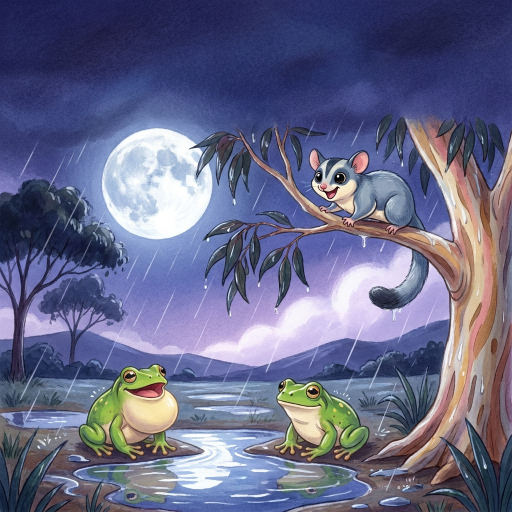
#> input picture Author 3/book3/rejects/p26_test1_draft.png, 1024 x 1024 px, given in place of p01.png, which was not available (shown at 1/2 size)
$ python kindle_build.py
#> lines starting #> are read from the running program, lines starting #| are printed output that depends on the picture
### Author 3/book3/typeset.py
# -*- coding: utf-8 -*-
# Author 3 Book 3 - Who Shook My Tree? Typeset (copied from book2\typeset.py, rule 15) the 32 interior pages onto the page art.
# KDP: 8.5 x 8.5 in trim, bleed -> page 8.625 x 8.75 in at 300 DPI = 2588 x 2625 px.
# Odd pages are right-hand pages: gutter on the left, bleed on the right. Even pages: mirror.
# Text is laid out in trim-box fractions and must stay 0.5 in (150 px) inside the trim on all sides.
# Markup in paragraphs: "!!" prefix = big shout line (Chewy); *word* = italic; ALLCAPS words = Chewy.
# Usage: py typeset.py            -> typeset\pXX.png (all pages)
#        py typeset.py p04 p22    -> only these pages

import os, re, sys
from PIL import Image, ImageDraw, ImageFilter, ImageFont

HERE = os.path.dirname(os.path.abspath(__file__))
PAGES_DIR = os.path.join(HERE, "pages")
OUT = os.path.join(HERE, "typeset")
FONTS = os.path.join(HERE, "fonts")

DPI = 300
TRIM = 2550                      # 8.5 in
BLEED = 38                       # 0.125 in (37.5 px, rounded up)
PAGE_W, PAGE_H = TRIM + BLEED, TRIM + 2 * BLEED   # 2588 x 2626 -> trimmed to 2625 below
PAGE_H = 2625
SAFE = 150                       # 0.5 in inside the trim

BODY_PX = 80                     # uniform body size on every story page (about 19 pt)
SHOUT_SCALE, INLINE_SCALE = 2.0, 1.22
DARK, LIGHT = (34, 36, 66), (255, 249, 236)
PANEL = (253, 248, 236)

# [5 lines left out: function font, not called in this run]

def body(px=BODY_PX):   return font("Nunito[wght].ttf", px, "Bold")
def italic(px=BODY_PX): return font("Nunito-Italic[wght].ttf", px, "Bold Italic")
def chewy(px):          return ImageFont.truetype(os.path.join(FONTS, "Chewy-Regular.ttf"), px)

def smart(s):
    s = re.sub(r'(^|[\s(])"', "\\1\u201c", s)
    s = s.replace('"', "\u201d")
    return s.replace("'", "\u2019")

# ---------------------------------------------------------------- page specs
# block: x, y, w in trim fractions; align "l"/"c"; panel = soft cream box behind the text
def B(x, y, w, paras, align="l", panel=False, color=None, px=BODY_PX):
    return dict(x=x, y=y, w=w, paras=paras, align=align, panel=panel, color=color, px=px)

# vignette pages: art whitened to pure white, then scaled and placed (cx, cy = centre in trim fractions)
SPEC = {
    "p03": dict(blocks=[B(0.06, 0.30, 0.40, [
        "Way up high in the hills, there is a gum tree.",
        "It is summer in the hills. The night is hot, and the air is sticky and still."])]),
    "p04": dict(blocks=[B(0.10, 0.07, 0.80, [
        "Banjo is a sugar glider. He sleeps all day and plays all night.",
        "Tonight, Banjo has a plan: his BIGGEST glide ever, right across the gully."], align="c")]),
    "p05": dict(vig=(1.0, 0.5, 0.5), blocks=[B(0.10, 0.10, 0.80, [
        "He fluffs his fur.", "He wiggles his toes.", 'He counts. "One. Two. Thr..."'], align="c")]),
    "p06": dict(blocks=[B(0.06, 0.10, 0.44, ["!!BOOM!"], align="c", px=150)]),
    "p07": dict(blocks=[B(0.40, 0.12, 0.54, [
        "The whole tree SHAKES.", "A big white light FLASHES across the bush.",
        "And then everything goes drip. Drip. DRIP."], align="c", panel=True)]),
    "p08": dict(blocks=[B(0.10, 0.06, 0.80, [
        "Banjo scrambles up to Olive.",
        '"Olive! OLIVE! Did you feel that?"',
        'Olive is hugging the trunk, eyes shut. "Mmm. It\'s a storm, Banjo."'], align="c", panel=True)]),
    "p09": dict(vig=(0.52, 0.5, 0.53), blocks=[
        B(0.08, 0.06, 0.84, ['"Storms don\'t SHAKE trees," says Banjo. "SOMEBODY shook my tree. '
                             'And I\'m going to find out who."'], align="c"),
        B(0.08, 0.82, 0.84, ['"Mmm," says Olive, and hugs her tree a little tighter.'], align="c")]),
    "p10": dict(blocks=[B(0.08, 0.06, 0.84, [
        "Down at the bottom of the tree, something RUMBLES.",
        "It's Wombat!",
        '"Wombat! Did you shake my tree?"'], align="c", panel=True)]),
    "p11": dict(blocks=[B(0.10, 0.05, 0.80, [
        "!!RUMBLE,", "goes Wombat's tummy.",
        '"I missed my dinner," says Wombat. "My tummy goes RUMBLE. It doesn\'t go BOOM."',
        '"Sorry, Wombat."'], align="c", panel=True)]),
    "p12": dict(blocks=[B(0.08, 0.06, 0.84, [
        "!!FLASH!", "For a moment, the whole bush turns white.",
        "Up on a branch, Cockatoo spreads her big white wings.",
        '"AH-HA! YOU did the FLASH!"'], align="c", panel=True)]),
    "p13": dict(vig=(0.62, 0.5, None), blocks=[B(0.08, 0.06, 0.84, [
        "!!SQUAWK!", '"I was STRETCHING," says Cockatoo.',
        "She folds her wings. And the sky goes FLASH all by itself.",
        '"Sorry, Cockatoo."'], align="c")]),
    "p14": dict(blocks=[B(0.08, 0.06, 0.84, [
        "THUMP. THUMP. THUMP. Somebody is banging on the bark.",
        '"Possum! Stop thumping my tree!"'], align="c", panel=True)]),
    "p15": dict(vig=(0.66, 0.5, None), blocks=[B(0.08, 0.06, 0.84, [
        '"I\'m not thumping," says Possum, from deep in a hollow. "I\'m SHAKING. That BOOM is scary!"',
        "Knock, knock, knock, go his knees.",
        '"Sorry, Possum."'], align="c")]),
    "p16": dict(blocks=[B(0.08, 0.06, 0.84, [
        "Then the rain comes. Big, fat, splashy drops.",
        "Banjo's fur is wet. His tail is wet. Even his EARS are wet."], align="c", panel=True)]),
    "p17": dict(blocks=[B(0.06, 0.07, 0.44, [
        '"This is serious," says Banjo. "Somebody shook my tree AND made it RAIN on me."'],
        panel=True)]),
    "p18": dict(blocks=[B(0.08, 0.06, 0.84, [
        "Then, from a low branch, comes a voice.",
        "!!BOOM!",
        "It's a bird with a long, swirly tail.",
        '"BOOM! BOOM!" "GOTCHA!" shouts Banjo.'], align="c")]),
    "p19": dict(vig=(0.62, 0.5, None), blocks=[B(0.08, 0.05, 0.84, [
        '"I\'m Lyrebird," he says. "I copy sounds."',
        '"SQUAWK!" Just like Cockatoo. "RUMBLE!" Just like Wombat\'s tummy.',
        '"And I copied BOOM from the SKY."',
        "BOOM, goes the sky. Lyrebird's beak is shut."], align="c")]),
    "p20": dict(blocks=[B(0.07, 0.10, 0.46, [
        "Everybody is hiding. The bush is dark and wet and LOUD."], panel=True)]),
    "p21": dict(blocks=[B(0.50, 0.07, 0.44, [
        '"Somebody is shaking my tree," whispers Banjo. "And I can\'t find out who. '
        'And I\'m a little bit SCARED."'], panel=True)]),
    "p22": dict(blocks=[B(0.06, 0.05, 0.88, [
        "This time, Olive opens BOTH eyes. She climbs down and wraps Banjo in a big, fluffy hug.",
        '"Nobody shook your tree," she says. "It\'s a thunderstorm. The flash is lightning. '
        'The BOOM is thunder. And the wind shakes every tree."'], panel=True)]),
    "p23": dict(vig=(0.56, 0.5, None), blocks=[B(0.07, 0.05, 0.86, [
        '"Here\'s a trick," says Olive. "When you see a flash, count until the BOOM."',
        'FLASH! "One gum tree, two gum tree..." BOOM!',
        'FLASH! "One gum tree, two gum tree, three, four, five..." boom.',
        '"Bigger numbers mean the storm is going away."'], align="c")]),
    "p24": dict(blocks=[B(0.10, 0.06, 0.80, [
        "Banjo says sorry to Wombat, Cockatoo, Possum and Lyrebird.",
        "Then everybody squeezes into Wombat's burrow, safe and dry."], align="c", panel=True)]),
    "p25": dict(vig=(0.64, 0.5, None), feather=0.14, blocks=[B(0.10, 0.06, 0.80, [
        "Wombat counts on his toes.", "Cockatoo counts on her feathers.",
        "Possum counts with his eyes shut tight.",
        "And Lyrebird counts in Olive's voice."], align="c")]),
    "p26": dict(blocks=[B(0.06, 0.06, 0.88, [
        "Slowly, the storm rumbles away over the hills. The moon comes out. In every puddle, frogs "
        "begin to sing.",
        'Banjo climbs to the top of his tree. "One. Two. THREE!"'], align="c", panel=True)]),
    "p27": dict(blocks=[B(0.08, 0.05, 0.84, [
        "It's the BIGGEST, swooshiest, sparkliest glide EVER, right across the gully!",
        "!!WHEEE!"], align="c", panel=True)]),
    "p28": dict(blocks=[B(0.06, 0.06, 0.88, [
        "At sunrise, Banjo heads home to bed.",
        '"Good night, trunk. Good night, branches. Good night, my big, beautiful, SHAKY tree."'],
        align="c", panel=True)]),
    "p29": dict(vig=(0.62, 0.5, None), blocks=[B(0.08, 0.05, 0.84, [
        "RRRUMBLE! The whole tree SHAKES.",
        '"Not AGAIN!" cries Banjo.',
        "But it isn't a storm. It's Olive, snoring.",
        '"RRRUMBLE," says Lyrebird. And he giggles.'], align="c")]),
}

# ---------------------------------------------------------------- rich text layout
# [202 lines left out: functions tokens, layout, region_luma, draw_block, whiten, feather_paste and 3 more, not called in this run]

FACTS = [
    ("Lightning", "is a giant spark of electricity in a storm cloud. It heats the air so fast that "
     "the air bursts with a BOOM. That BOOM is thunder."),
    ("Flash, then boom.", "Light travels much faster than sound, so you see lightning before you "
     "hear thunder. Count the seconds in between: every 5 seconds means the storm is about 1 mile away."),
    ("When thunder roars, go indoors.", "The safest place to watch a storm is from inside."),
    ("Superb lyrebirds", "copy the songs and calls of more than 20 kinds of birds, so well that it's "
     "hard to tell them apart. At night they sleep up in the trees."),
    ("Green tree frogs", "call loudly after rain: \u201ccrawk, crawk, crawk.\u201d"),
    ("The smell of rain", "has a name: petrichor. Two Australian scientists named it in 1964."),
    ("Koalas", "hug tree trunks on hot days, because the trunk is cooler than the air."),
    ("Wombats", "dig long burrows under the ground, where they stay safe and dry."),
    ("Sugar gliders", "sleep in tree hollows lined with leaves, often curled up together in a group."),
]
CREAM = (250, 244, 228)

# [99 lines left out: functions spot, facts_pages, about_page, build, main, not called in this run]

# [2 lines that do not run on import are left out]

### Author 3/book3/kindle_build.py
# -*- coding: utf-8 -*-
# Author 3 Book 3 - Who Shook My Tree? Kindle fixed-layout edition (copied from book2, rule 15).
# Input: typeset\p01..p32.png (run `py typeset.py` first), 2588 x 2625 px with bleed.
# Crops each page to the 2550 x 2550 trim box (odd pages x 0..2550, even pages x 38..2588; y 38..2588),
# then writes to KDP_FINAL_UPLOAD\04_KINDLE\:
#   pages\who-shook-0001..0032.jpg   -> import into Kindle Create (Comics, Left-to-Right, Facing Pages on)
#   04_KINDLE_COVER.jpg               -> the ebook cover upload (front cover, trim only)
#   Who_Shook_My_Tree_FIXED_LAYOUT.epub -> fallback: direct upload to KDP as a fixed-layout EPUB
# Page size is a delivery-fee trade-off: KDP charges US$0.15/MB on 70% royalty sales, so pages are
# 1600 px at JPEG quality 80 (about 10 MB for 32 pages). Raise PAGE_PX/QUALITY only with the fee in mind.
# Usage: py kindle_build.py

import io, os, re, uuid, zipfile
from datetime import date
from PIL import Image

import typeset

HERE = os.path.dirname(os.path.abspath(__file__))
TYPESET = os.path.join(HERE, "typeset")
OUT = os.path.join(HERE, "KDP_FINAL_UPLOAD", "04_KINDLE")
PAGES_OUT = os.path.join(OUT, "pages")

TITLE = "Who Shook My Tree?"
AUTHOR = "Hattie Moss"
PUBLISHER = "Saltbush Story House"
TRIM, BLEED = 2550, 38
PAGE_PX, QUALITY = 1600, 80
COVER_QUALITY = 90

ALT = {
    "p01": "Title page: Who Shook My Tree? by Hattie Moss. Banjo the sugar glider peeks out of his hollow in a gum tree, fur on end, a raindrop on his nose.",
    "p02": "For everyone who has ever hidden under the covers when the thunder booms. Copyright 2026 Hattie Moss. Published by Saltbush Story House.",
    "p30": "True Facts from the Bush, part one: lightning and thunder, counting from the flash to the boom, storm safety, superb lyrebirds and green tree frogs.",
    "p31": "True Facts from the Bush, part two: the smell of rain, koalas, wombats and sugar gliders.",
    "p32": "About the author, with Banjo curled up asleep in his hollow and a little green tree frog on the rim.",
}

def crop_trim(n):
#> called with n = 1
    im = Image.open(os.path.join(TYPESET, f"p{n:02d}.png")).convert("RGB")
#> im is the input picture: PIL image 1024x1024 RGB; mean R, G, B 103, 104.9, 136.2
    x0 = 0 if n % 2 else BLEED            # odd pages: bleed on the right; even pages: bleed on the left
    return im.crop((x0, BLEED, x0 + TRIM, BLEED + TRIM))
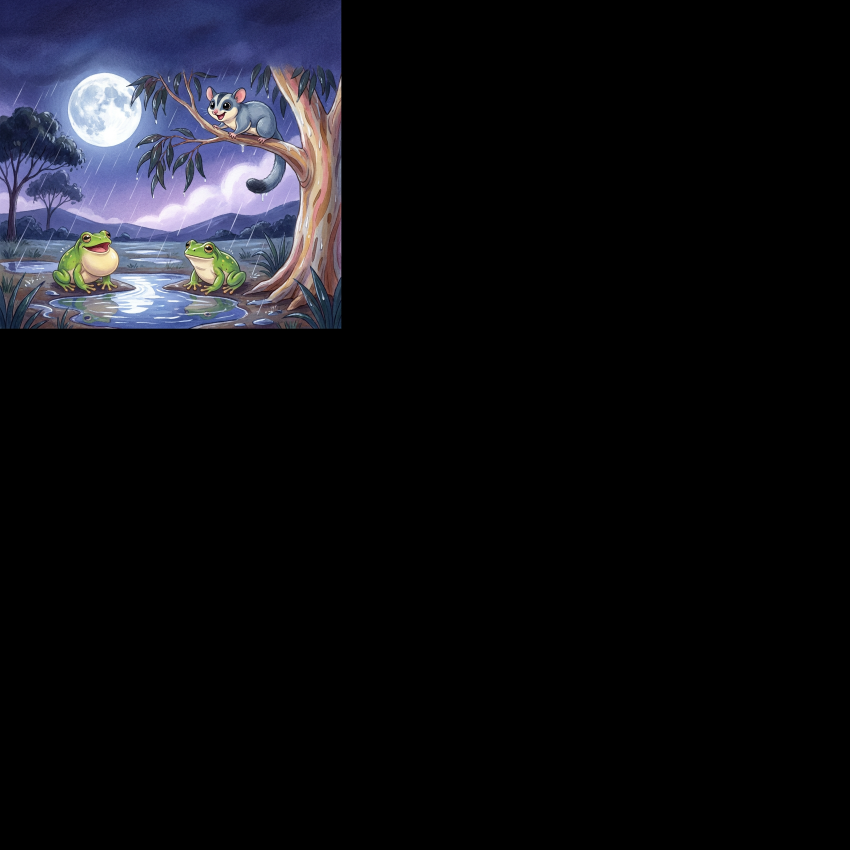
#> returned value: PIL image 2550x2550 RGB (shown at 1/3 size); mean R, G, B 16.4, 16.7, 21.4

def alt_text(pid):
    if pid in ALT:
        return ALT[pid]
    paras = [p for blk in typeset.SPEC[pid]["blocks"] for p in blk["paras"]]
    text = " ".join(typeset.smart(p[2:] if p.startswith("!!") else p).replace("*", "") for p in paras)
    return re.sub(r"\s+", " ", text).strip()

def esc(s):
    return s.replace("&", "&amp;").replace("<", "&lt;").replace(">", "&gt;").replace('"', "&quot;")

# [4 lines left out: function front_cover, not called in this run]

def jpeg_bytes(im, q):
    b = io.BytesIO()
    im.save(b, "JPEG", quality=q, optimize=True, dpi=(300, 300))
    return b.getvalue()

# [95 lines left out: functions page_xhtml, build_epub, not called in this run]

def main():
    os.makedirs(PAGES_OUT, exist_ok=True)
    pages = []
    for n in range(1, 33):
        im = crop_trim(n).resize((PAGE_PX, PAGE_PX), Image.LANCZOS)
#> im: PIL image 1600x1600 RGB
        jpg = jpeg_bytes(im, QUALITY)
        with open(os.path.join(PAGES_OUT, f"who-shook-{n:04d}.jpg"), "wb") as f:
            f.write(jpg)
        pages.append((n, alt_text(f"p{n:02d}"), jpg))
#> pass 2 of the loop in main, `for n in range(1, 33):`:
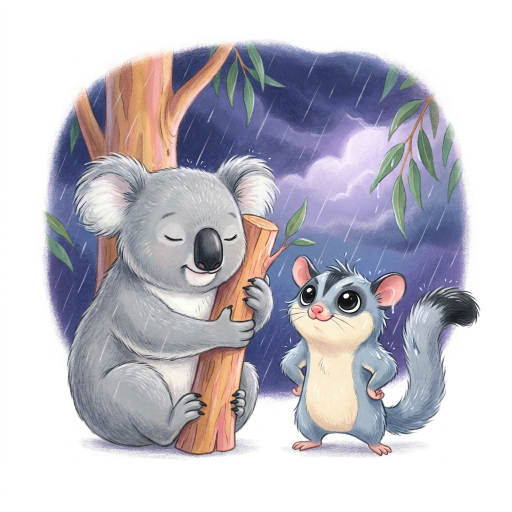
#> input picture Author 3/book3/drafts/p09.png, 1024 x 1024 px, given in place of p02.png, which was not available (shown at 1/2 size)
#> in crop_trim, im is the input picture: PIL image 1024x1024 RGB; mean R, G, B 193.6, 191, 199.4
#> in crop_trim (call 2), `return im.crop((x0, BLEED, x0 + TRIM, BLEED + TRIM))`:
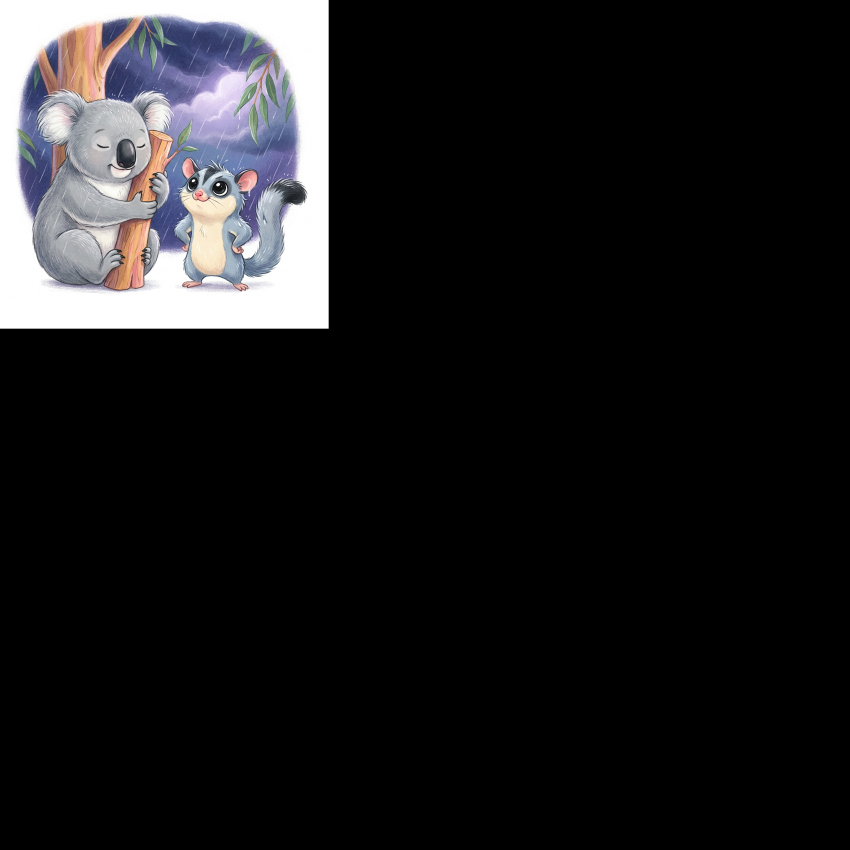
#> returned value: PIL image 2550x2550 RGB (shown at 1/3 size); mean R, G, B 28.2, 27.8, 29.2
#> im: PIL image 1600x1600 RGB
    cover_jpg = jpeg_bytes(front_cover(), COVER_QUALITY)
    with open(os.path.join(OUT, "04_KINDLE_COVER.jpg"), "wb") as f:
        f.write(cover_jpg)
    epub = os.path.join(OUT, "Who_Shook_My_Tree_FIXED_LAYOUT.epub")
    build_epub(pages, jpeg_bytes(front_cover().resize((PAGE_PX, PAGE_PX), Image.LANCZOS), QUALITY), epub)

    page_mb = sum(len(j) for _, _, j in pages) / 1048576
    print(f"pages: 32 x {PAGE_PX}px q{QUALITY} = {page_mb:.1f} MB "
          f"(largest {max(len(j) for _, _, j in pages) / 1048576:.2f} MB)")
    print(f"cover: {TRIM}x{TRIM} = {len(cover_jpg) / 1048576:.1f} MB")
    print(f"epub:  {os.path.getsize(epub) / 1048576:.1f} MB, "
          f"est. US delivery fee ${os.path.getsize(epub) / 1048576 * 0.15:.2f}")

if __name__ == "__main__":
#> (the run stopped early here; a loop or call above may not have finished)
